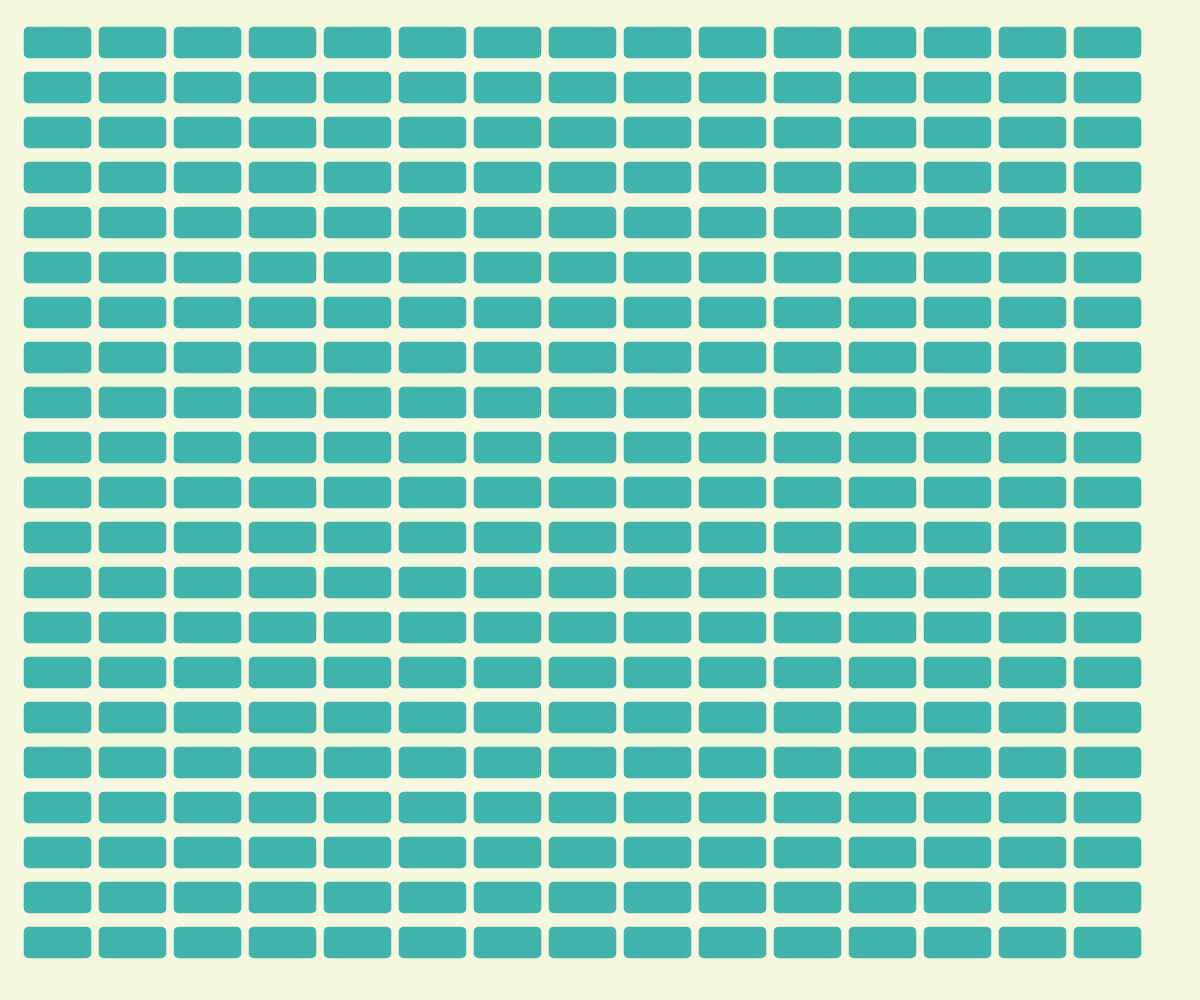
Frame 1 (no input)
Frame 60 (no input): identical to frame 1, image omitted
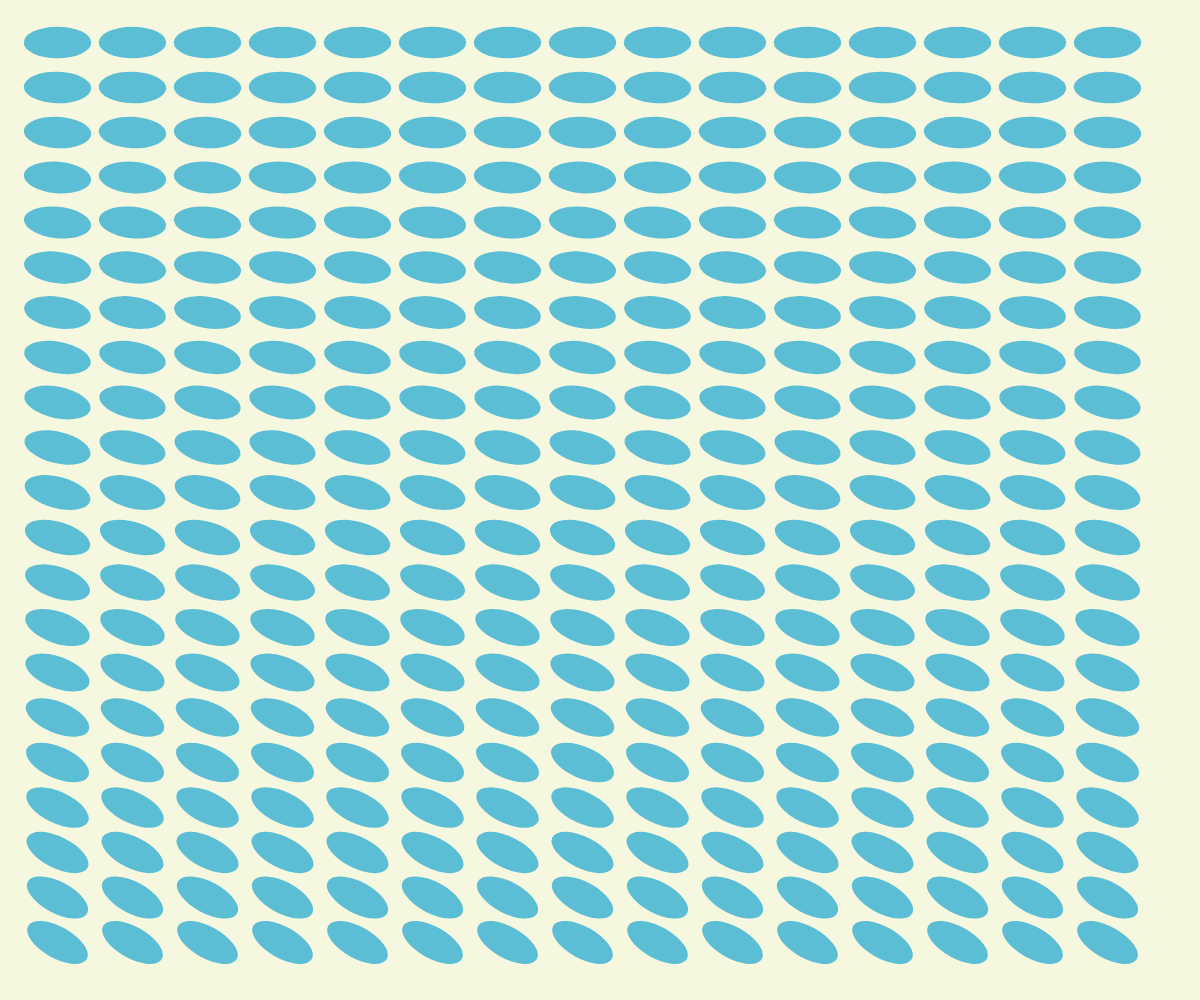
Frame 120 (the mouse pressed at the canvas centre since frame 60)

The p5.js sketch that drew these frames (run headless with seeded random() and noise() and a simulated clock; from frame 60 on, the mouse is pressed at the canvas centre):

// p5.js sketch
// ── sketch.js
let cellW = 75, cellH = 45; // set the width and height of grid cell
let margin = 20;            // set the blank space between the grid and the canvas


function windowResized() {
  resizeCanvas(windowWidth, windowHeight);//set the adaptive window size
}
function setup() {
  createCanvas(windowWidth, windowHeight);//create a canvas as large as the window
  noStroke();
  rectMode(CENTER); // draw a rectangle with the center to 
  // facilitate the subsequent rotation of the bricks around the center
}

function draw() {
  background("rgba(245, 247, 223, 1)"); // yellow bg
  translate(margin, margin);// i move the margin of the coordinate origin 
  // as a whole to the lower right 
  // then all subsequent drawing should be carried out 
  // within the inner margin box

  const usableW = width  - margin * 2;
  const usableH = height - margin * 2;//i calculated the drawable area
  //  removed the margins on the left, right and top and bottom,
  // and obtained the actual internal width and height that can be used to arrange the grid


  for (let x = 0; x <= usableW - cellW; x += cellW) {       // create a variable called x
  // from left to right, move one cellW each time. continue the loop as long as one brick can still be placed intact
    for (let y = 0; y <= usableH - cellH; y += cellH) {     // create a variable called y
    // from top to bottom, move one cellH each time. continue the loop as long as one brick can still be placed intact

     
  
    let t; //set a ratio t
    if (usableH - cellH > 0) {
     t = y / (usableH - cellH);  // the distance already traveled/the total distance
      } else {
     t = 0;  // the value of t is a variable that becomes increasingly complex along the Y-axis, 
             // the rotation angle will increase synchronously as t increases
      }

     

      // set the color gradient from left to right controlled by mouseX
      // interpolate between two colors using lerp: from (64,180,170) to (120,200,255)
      const u = constrain(mouseX / width, 0, 1);//set the range of mouseX, 
                  // with the minimum value on the left being 0 
                  // and the maximum value on the right being 1
      const r = lerp(64, 120, u);
      const g = lerp(180, 200, u);
      const b = lerp(170, 255, u);

      // start designing the rotation angle
      //mouseY rotates 0 at the top and PI/3 (60 degree) at the bottom
      const maxAng = map(mouseY, 0, height, 0, PI / 3);
      const ang = t * maxAng;

      // make the actual brick size slightly smaller than
      // the grid cell size (leave a gap for a cleaner visual effect)
      const bw = cellW * 0.9;
      const bh = cellH * 0.7;

      
      push();
      translate(x + cellW / 2, y + cellH / 2);
      //because the original coordinates x and y were in the upper left corner, 
       // they have now been moved to the center of the current brick
      rotate(ang); //rotate an ang arc around the center of the brick
      
       
      fill(r,g,b);// set the color of shapes
      //switch shapes based on whether the mouse is pressed or not
     if (mouseIsPressed) {
       ellipse(0, 0, bw, bh);     // press the mouse to turn it into an ellipse
      } else {
      rect(0, 0, bw, bh, 5);     // release--go back to rect
       }
      pop();

     
    }
  }
}
